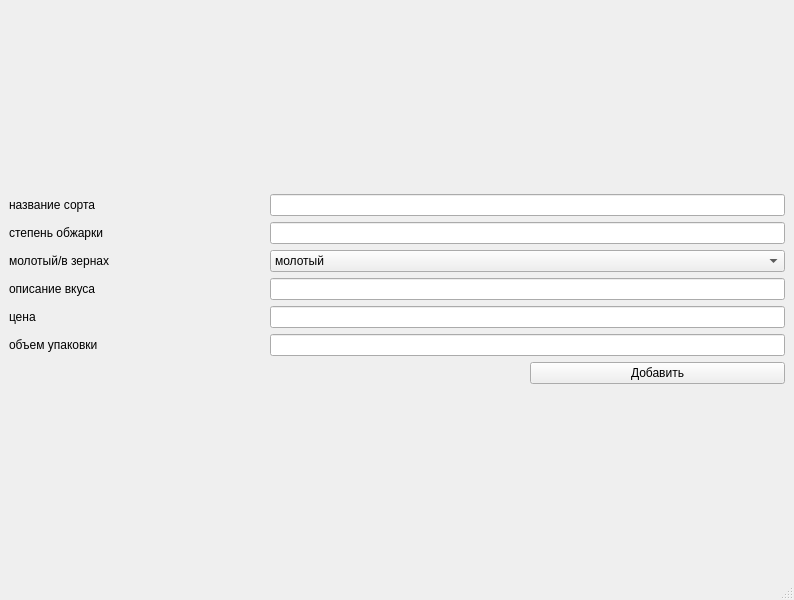
<?xml version="1.0" encoding="UTF-8"?>
<ui version="4.0">
 <class>MainWindow</class>
 <widget class="QMainWindow" name="MainWindow">
  <property name="geometry">
   <rect>
    <x>0</x>
    <y>0</y>
    <width>794</width>
    <height>600</height>
   </rect>
  </property>
  <property name="windowTitle">
   <string>Добавить элемент</string>
  </property>
  <widget class="QWidget" name="centralwidget">
   <layout class="QGridLayout" name="gridLayout_2">
    <item row="1" column="0">
     <layout class="QGridLayout" name="gridLayout">
      <item row="4" column="1" colspan="2">
       <widget class="QLineEdit" name="lineEdit_4"/>
      </item>
      <item row="6" column="0" colspan="2">
       <widget class="QLabel" name="label_7">
        <property name="text">
         <string/>
        </property>
       </widget>
      </item>
      <item row="1" column="0">
       <widget class="QLabel" name="label_4">
        <property name="text">
         <string>степень обжарки</string>
        </property>
       </widget>
      </item>
      <item row="2" column="0">
       <widget class="QLabel" name="label_5">
        <property name="text">
         <string>молотый/в зернах</string>
        </property>
       </widget>
      </item>
      <item row="0" column="0">
       <widget class="QLabel" name="label_3">
        <property name="text">
         <string>название сорта</string>
        </property>
       </widget>
      </item>
      <item row="6" column="2">
       <widget class="QPushButton" name="pushButton_2">
        <property name="text">
         <string>Добавить</string>
        </property>
       </widget>
      </item>
      <item row="1" column="1" colspan="2">
       <widget class="QLineEdit" name="lineEdit_2"/>
      </item>
      <item row="2" column="1" colspan="2">
       <widget class="QComboBox" name="comboBox">
        <item>
         <property name="text">
          <string>молотый</string>
         </property>
        </item>
        <item>
         <property name="text">
          <string>в зернах</string>
         </property>
        </item>
       </widget>
      </item>
      <item row="3" column="0">
       <widget class="QLabel" name="label_6">
        <property name="text">
         <string>описание вкуса</string>
        </property>
       </widget>
      </item>
      <item row="0" column="1" colspan="2">
       <widget class="QLineEdit" name="lineEdit"/>
      </item>
      <item row="3" column="1" colspan="2">
       <widget class="QLineEdit" name="lineEdit_3"/>
      </item>
      <item row="5" column="1" colspan="2">
       <widget class="QLineEdit" name="lineEdit_5"/>
      </item>
      <item row="4" column="0">
       <widget class="QLabel" name="label">
        <property name="text">
         <string>цена</string>
        </property>
       </widget>
      </item>
      <item row="5" column="0">
       <widget class="QLabel" name="label_2">
        <property name="text">
         <string>объем упаковки</string>
        </property>
       </widget>
      </item>
     </layout>
    </item>
   </layout>
  </widget>
  <widget class="QMenuBar" name="menubar">
   <property name="geometry">
    <rect>
     <x>0</x>
     <y>0</y>
     <width>794</width>
     <height>21</height>
    </rect>
   </property>
  </widget>
  <widget class="QStatusBar" name="statusbar"/>
 </widget>
 <resources/>
 <connections/>
</ui>
